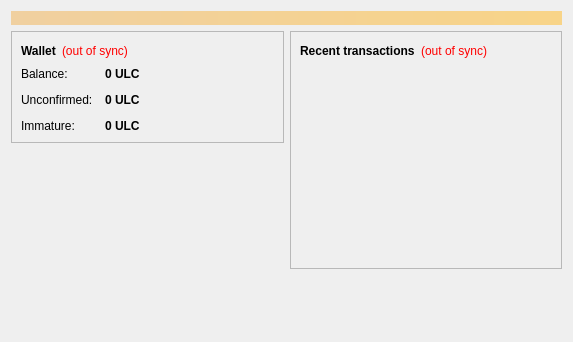
<?xml version="1.0" encoding="UTF-8"?>
<ui version="4.0">
 <class>OverviewPage</class>
 <widget class="QWidget" name="OverviewPage">
  <property name="geometry">
   <rect>
    <x>0</x>
    <y>0</y>
    <width>573</width>
    <height>342</height>
   </rect>
  </property>
  <property name="windowTitle">
   <string>Form</string>
  </property>
  <layout class="QVBoxLayout" name="topLayout">
   <item>
    <widget class="QLabel" name="labelAlerts">
     <property name="visible">
      <bool>false</bool>
     </property>
     <property name="styleSheet">
      <string notr="true">background-color: qlineargradient(x1: 0, y1: 0, x2: 1, y2: 0, stop:0 #F0D0A0, stop:1 #F8D488); color:#000000;</string>
     </property>
     <property name="wordWrap">
      <bool>true</bool>
     </property>
     <property name="margin">
      <number>3</number>
     </property>
    </widget>
   </item>
   <item>
    <layout class="QHBoxLayout" name="horizontalLayout" stretch="1,1">
     <item>
      <layout class="QVBoxLayout" name="verticalLayout_2">
       <item>
        <widget class="QFrame" name="frame">
         <property name="frameShape">
          <enum>QFrame::StyledPanel</enum>
         </property>
         <property name="frameShadow">
          <enum>QFrame::Raised</enum>
         </property>
         <layout class="QVBoxLayout" name="verticalLayout_4">
          <item>
           <layout class="QHBoxLayout" name="horizontalLayout_4">
            <item>
             <widget class="QLabel" name="label_5">
              <property name="font">
               <font>
                <weight>75</weight>
                <bold>true</bold>
               </font>
              </property>
              <property name="text">
               <string>Wallet</string>
              </property>
             </widget>
            </item>
            <item>
             <widget class="QLabel" name="labelWalletStatus">
              <property name="toolTip">
               <string>The displayed information may be out of date. Your wallet automatically synchronizes with the Liberalcoin network after a connection is established, but this process has not completed yet.</string>
              </property>
              <property name="styleSheet">
               <string notr="true">QLabel { color: red; }</string>
              </property>
              <property name="text">
               <string notr="true">(out of sync)</string>
              </property>
              <property name="alignment">
               <set>Qt::AlignLeading|Qt::AlignLeft|Qt::AlignVCenter</set>
              </property>
             </widget>
            </item>
            <item>
             <spacer name="horizontalSpacer_2">
              <property name="orientation">
               <enum>Qt::Horizontal</enum>
              </property>
              <property name="sizeHint" stdset="0">
               <size>
                <width>40</width>
                <height>20</height>
               </size>
              </property>
             </spacer>
            </item>
           </layout>
          </item>
          <item>
           <layout class="QFormLayout" name="formLayout_2">
            <property name="fieldGrowthPolicy">
             <enum>QFormLayout::AllNonFixedFieldsGrow</enum>
            </property>
            <property name="horizontalSpacing">
             <number>12</number>
            </property>
            <property name="verticalSpacing">
             <number>12</number>
            </property>
            <item row="0" column="0">
             <widget class="QLabel" name="label">
              <property name="text">
               <string>Balance:</string>
              </property>
             </widget>
            </item>
            <item row="0" column="1">
             <widget class="QLabel" name="labelBalance">
              <property name="font">
               <font>
                <weight>75</weight>
                <bold>true</bold>
               </font>
              </property>
              <property name="cursor">
               <cursorShape>IBeamCursor</cursorShape>
              </property>
              <property name="toolTip">
               <string>Your current balance</string>
              </property>
              <property name="text">
               <string notr="true">0 ULC</string>
              </property>
              <property name="textInteractionFlags">
               <set>Qt::LinksAccessibleByMouse|Qt::TextSelectableByKeyboard|Qt::TextSelectableByMouse</set>
              </property>
             </widget>
            </item>
            <item row="1" column="0">
             <widget class="QLabel" name="label_3">
              <property name="text">
               <string>Unconfirmed:</string>
              </property>
             </widget>
            </item>
            <item row="1" column="1">
             <widget class="QLabel" name="labelUnconfirmed">
              <property name="font">
               <font>
                <weight>75</weight>
                <bold>true</bold>
               </font>
              </property>
              <property name="cursor">
               <cursorShape>IBeamCursor</cursorShape>
              </property>
              <property name="toolTip">
               <string>Total of transactions that have yet to be confirmed, and do not yet count toward the current balance</string>
              </property>
              <property name="text">
               <string notr="true">0 ULC</string>
              </property>
              <property name="textInteractionFlags">
               <set>Qt::LinksAccessibleByMouse|Qt::TextSelectableByKeyboard|Qt::TextSelectableByMouse</set>
              </property>
             </widget>
            </item>
            <item row="2" column="0">
             <widget class="QLabel" name="labelImmatureText">
              <property name="text">
               <string>Immature:</string>
              </property>
             </widget>
            </item>
            <item row="2" column="1">
             <widget class="QLabel" name="labelImmature">
              <property name="font">
               <font>
                <weight>75</weight>
                <bold>true</bold>
               </font>
              </property>
              <property name="toolTip">
               <string>Mined balance that has not yet matured</string>
              </property>
              <property name="text">
               <string notr="true">0 ULC</string>
              </property>
              <property name="textInteractionFlags">
               <set>Qt::LinksAccessibleByMouse|Qt::TextSelectableByKeyboard|Qt::TextSelectableByMouse</set>
              </property>
             </widget>
            </item>
           </layout>
          </item>
         </layout>
        </widget>
       </item>
       <item>
        <spacer name="verticalSpacer">
         <property name="orientation">
          <enum>Qt::Vertical</enum>
         </property>
         <property name="sizeHint" stdset="0">
          <size>
           <width>20</width>
           <height>40</height>
          </size>
         </property>
        </spacer>
       </item>
      </layout>
     </item>
     <item>
      <layout class="QVBoxLayout" name="verticalLayout_3">
       <item>
        <widget class="QFrame" name="frame_2">
         <property name="frameShape">
          <enum>QFrame::StyledPanel</enum>
         </property>
         <property name="frameShadow">
          <enum>QFrame::Raised</enum>
         </property>
         <layout class="QVBoxLayout" name="verticalLayout">
          <item>
           <layout class="QHBoxLayout" name="horizontalLayout_2">
            <item>
             <widget class="QLabel" name="label_4">
              <property name="text">
               <string>&lt;b&gt;Recent transactions&lt;/b&gt;</string>
              </property>
             </widget>
            </item>
            <item>
             <widget class="QLabel" name="labelTransactionsStatus">
              <property name="toolTip">
               <string>The displayed information may be out of date. Your wallet automatically synchronizes with the Liberalcoin network after a connection is established, but this process has not completed yet.</string>
              </property>
              <property name="styleSheet">
               <string notr="true">QLabel { color: red; }</string>
              </property>
              <property name="text">
               <string notr="true">(out of sync)</string>
              </property>
              <property name="alignment">
               <set>Qt::AlignRight|Qt::AlignTrailing|Qt::AlignVCenter</set>
              </property>
             </widget>
            </item>
            <item>
             <spacer name="horizontalSpacer">
              <property name="orientation">
               <enum>Qt::Horizontal</enum>
              </property>
              <property name="sizeHint" stdset="0">
               <size>
                <width>40</width>
                <height>20</height>
               </size>
              </property>
             </spacer>
            </item>
           </layout>
          </item>
          <item>
           <widget class="QListView" name="listTransactions">
            <property name="styleSheet">
             <string notr="true">QListView { background: transparent; }</string>
            </property>
            <property name="frameShape">
             <enum>QFrame::NoFrame</enum>
            </property>
            <property name="verticalScrollBarPolicy">
             <enum>Qt::ScrollBarAlwaysOff</enum>
            </property>
            <property name="horizontalScrollBarPolicy">
             <enum>Qt::ScrollBarAlwaysOff</enum>
            </property>
            <property name="selectionMode">
             <enum>QAbstractItemView::NoSelection</enum>
            </property>
           </widget>
          </item>
         </layout>
        </widget>
       </item>
       <item>
        <spacer name="verticalSpacer_2">
         <property name="orientation">
          <enum>Qt::Vertical</enum>
         </property>
         <property name="sizeHint" stdset="0">
          <size>
           <width>20</width>
           <height>40</height>
          </size>
         </property>
        </spacer>
       </item>
      </layout>
     </item>
    </layout>
   </item>
  </layout>
 </widget>
 <resources/>
 <connections/>
</ui>
